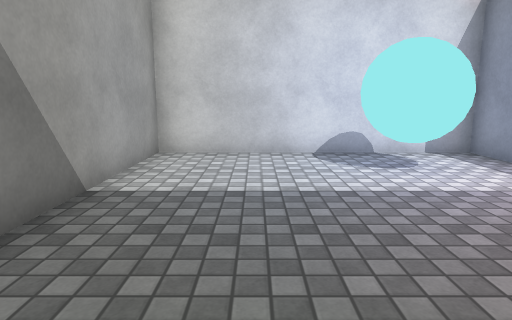
[1] (above)

12 first-person views from a walk through a Unity game level. The camera is 1.3 m above the floor, tilts 10° down and sees 75° across. The floor is counted in squares, 1 m on a side. Each view is taken from the middle of a square. On the plan, view 1 faces up. The plan holds only what a view shows up to about 14 squares ahead; the rest is blank. Surface patterns are stand-ins for the level's own textures.

[2]
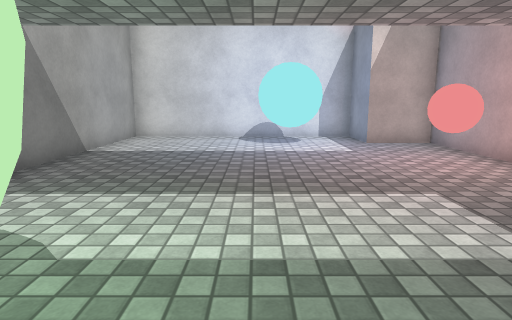

[3]
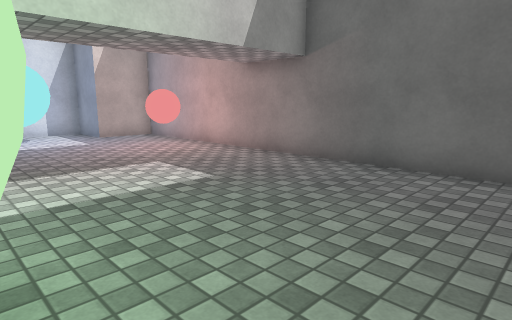

[4]
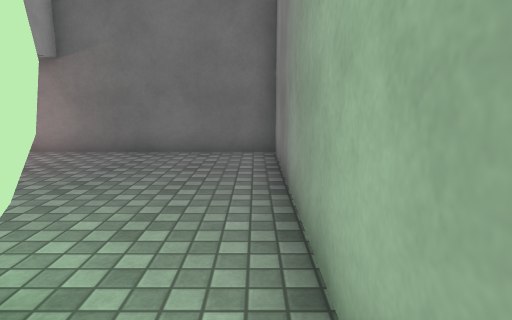

[5]
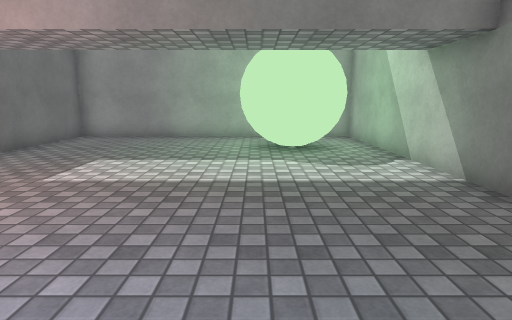

[6]
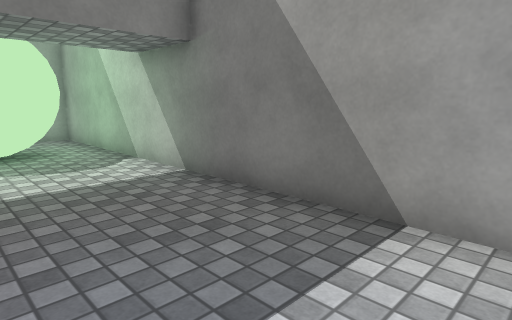

[7]
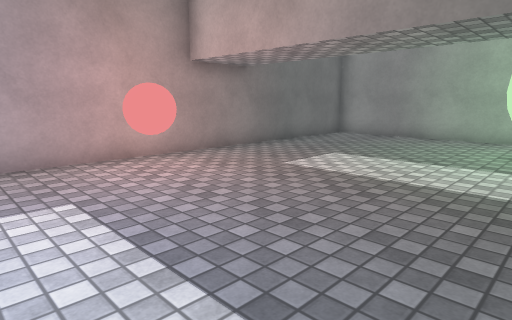

[8]
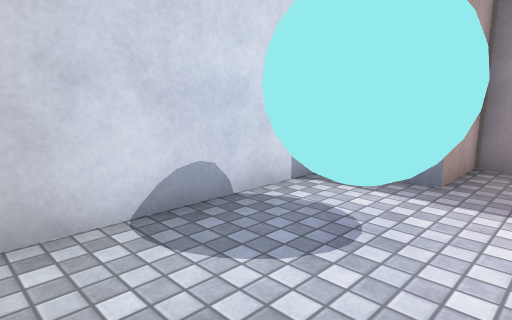

[9]
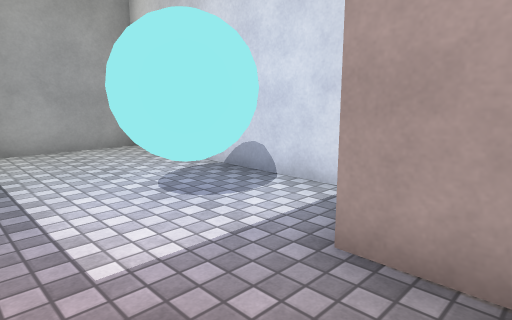

[10]
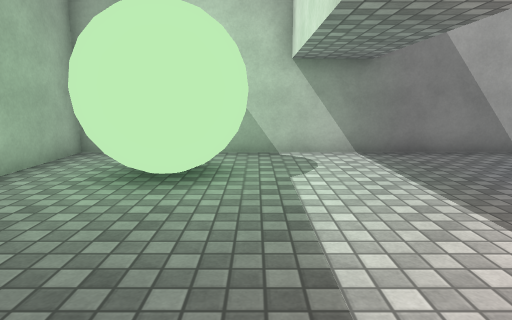

[11]
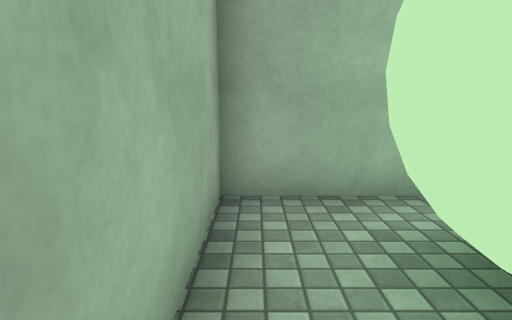

[12]
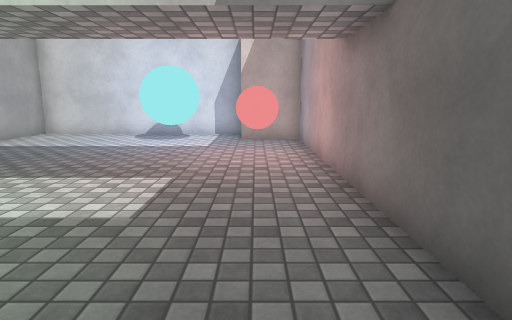

### Floor plan
Points are (right, up) in squares from view 1. A wall is a line through its corners. A room is listed if a view was taken in it or the views show most of it. See-through windows are left out.
Room 1 (views 1, 2, 5, 6, 7, 8, 9, 10, 11, 12)
walls: (0.7, -2.3) (1.1, -2.7); (1, -2.5) (1.4, -3.2) (1.4, -3.7) (1.4, -4) (1.1, -4.5) (0.8, -4.8); (-1.1, -2.6) (-0.5, -2.2) (0, -2.2) (0.4, -2.2) (0.8, -2.4); (-1.5, -3.2) (-1.2, -2.7) (-1, -2.5); (5.6, 8.5) (-2.5, 8.5) (-2.5, -5.5); (1.5, -6.5) (7.5, -6.5) (7.5, 6.5)
low walls: (0.8, -2.9) (1, -3.3) (1.1, -3.8) (0.8, -4.4); (-0.1, -2.4) (0.6, -2.5) (1.1, -3) (1.3, -3.4) (1.1, -4.1) (1, -4.4); (1.2, -3.1) (1.2, -3.5); (-0.6, -2.4) (0.1, -2.3) (0.7, -2.6); (-0.8, -2.8) (-0.4, -2.6) (0, -2.5); (-1.3, -3.3) (-1.2, -3) (-0.7, -2.6) (-0.4, -2.4)
ways out: opening at (-2, -5) to room 2; opening at (2, -6) to room 2
objects: ball (2, 6) to (4, 7); red ball (6, 2) to (6, 3); other object (6, 7) to (7, 8)
Room 2 (views 3, 4)
walls: (-2.5, -5.5) (-2.5, -6.5) (1.5, -6.5); (0.7, -5) (-0.1, -5.1) (-0.6, -5); (0.8, -4.8) (0.4, -5)
low walls: (0.1, -4.8) (-0.4, -4.7); (0.4, -4.8) (-0.2, -4.9) (-0.5, -4.8)
ways out: opening at (-2, -5) to room 1; opening at (2, -6) to room 1

Positions as (right, up) in squares from view 1, and headings:
1: (0, 0), facing up
2: (2, -4), facing up
3: (1, -6), facing up-right
4: (-1, -6), facing right
5: (1, 6), facing down
6: (1, 6), facing down-left
7: (0, 6), facing down-right
8: (0, 5), facing up-right
9: (7, 4), facing up-left
10: (6, -2), facing left
11: (2, -6), facing left
12: (6, -5), facing up
